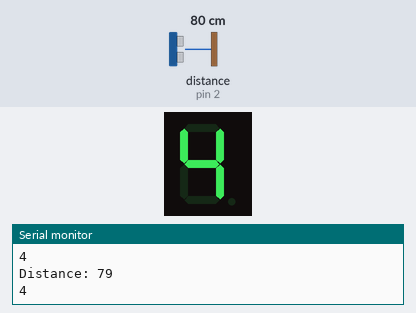
The sketch below on a simulated Arduino Uno, built with avr-gcc and run on an emulated ATmega328P. Parts: 1-digit seven-segment display, the last lines printed to the serial monitor. Wiring (inferred from the names in the program): ultrasonic range finder: trigger pin 3; echo pin 2. The inputs (shaded band) are chosen by the test bench; at power-on: distance to the obstacle (sensor on pin 2) 80 cm. The echo pulse lasts 58.3 µs per cm.

Above: at 1.4 s.
1.5 s: distance to the obstacle (sensor on pin 2) set to 120 cm
At 2.3 s:
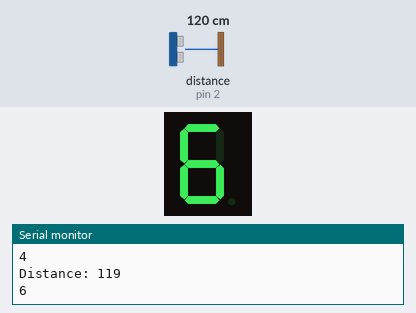
3.9 s: distance to the obstacle (sensor on pin 2) set to 250 cm
At 5.0 s:
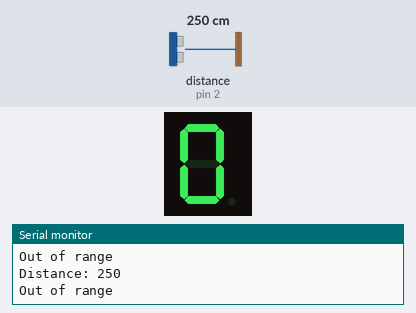
5.7 s: distance to the obstacle (sensor on pin 2) set to 60 cm
At 6.5 s:
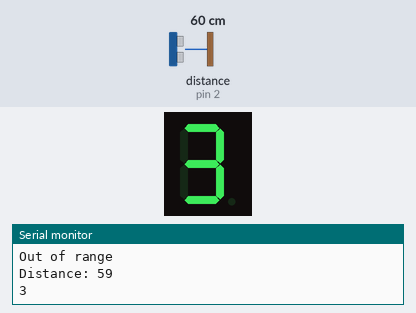
Timing chart, 0 to 8.7 s (numbered marks = the images above; inputs shaded):
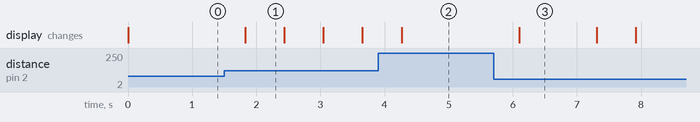

The sketch:

Task_2.ino
```cpp
#include "SevSeg.h"
SevSeg sevseg;
int trigPin = 3;
int echoPin = 2;

//display number for 1 second
void DisplayNum(int number)
{
  sevseg.setNumber(number);
  sevseg.refreshDisplay();

  if (number == 0)
  {
    Serial.println("Out of range");
  }
  else
  {
    Serial.println(number);
  }
  delay(600);
}

void setup()
{
  Serial.begin(9600);
  //Set to 1 for single digit display
  byte numDigits = 1;
  //defines common pins while using multi-digit display. Left empty as we have a single digit display
  byte digitPins[] = {};
  //Defines arduino pin connections in order: A, B, C, D, E, F, G, DP
  byte segmentPins[] = {5, 4, 7, 8, 9, 10, 11, 6};
  bool resistorsOnSegments = true;
  //Initialize sevseg object. Uncomment second line if you use common cathode 7 segment
  sevseg.begin(COMMON_ANODE, numDigits, digitPins, segmentPins, resistorsOnSegments);
  //sevseg.begin(COMMON_CATHODE, numDigits, digitPins, segmentPins, resistorsOnSegments);
  sevseg.setBrightness(90);
  pinMode(trigPin, OUTPUT);
  pinMode(echoPin, INPUT);
}

// Get distance in cm
long GetDis()
{
  long duration, distance;
  digitalWrite(trigPin, LOW);
  delayMicroseconds(2);
  digitalWrite(trigPin, HIGH);
  delayMicroseconds(10);
  digitalWrite(trigPin, LOW);
  duration = pulseIn(echoPin, HIGH);
  distance = (duration/2) / 29.1;
  Serial.print("Distance: ");
  Serial.println(distance);
  return distance;
}

// Check distance value and return the respective LED number
int GetLEDNum(long distance)
{
  if (distance >= 0 && distance < 20) // 0 <= dis < 20 -> LED = 1
  {
    return 1;
  }
  else if (distance >= 20 && distance < 40) // 20 <= dis < 40 -> LED = 2
  {
    return 2;
  }
  else if (distance >= 40 && distance < 60) // 40 <= dis < 60 -> LED = 3
  {
    return 3;
  }
  else if (distance >= 60 && distance < 80) // 60 <= dis < 80 -> LED = 4
  {
    return 4;
  }
  else if (distance >= 80 && distance < 100) // 80 <= dis < 100 -> LED = 5
  {
    return 5;
  }
  else if (distance >= 100 && distance < 120) // 100 <= dis < 120 -> LED = 6
  {
    return 6;
  }
  else if (distance >= 120 && distance < 140) // 120 <= dis < 140 -> LED = 7
  {
    return 7;
  }
  else if (distance >= 140 && distance < 160) // 140 <= dis < 160 -> LED = 8
  {
    return 8;
  }
  else if (distance >= 160 && distance <= 180) // 160 <= dis <= 180 -> LED = 9
  {
    return 9;
  }
  else if (distance > 180) // 180 < dis -> LED = 0
  {
    return 0;
  }
}

void loop()
{
  long distance = GetDis();
  int LedNum = GetLEDNum(distance);
  DisplayNum(LedNum);
}
```

Measured:
- after the input at 1.5 s, the display: changes after 0.33 s (image 1)
- after the input at 3.9 s, the display: changes after 0.37 s (image 2)
- after the input at 5.7 s, the display: changes after 0.40 s (image 3)
- what the display in image 1 shows lasts 0.6 s, from 1.8 s to 2.4 s
- what the display in image 3 shows lasts 1.2 s, from 6.1 s to 7.3 s
